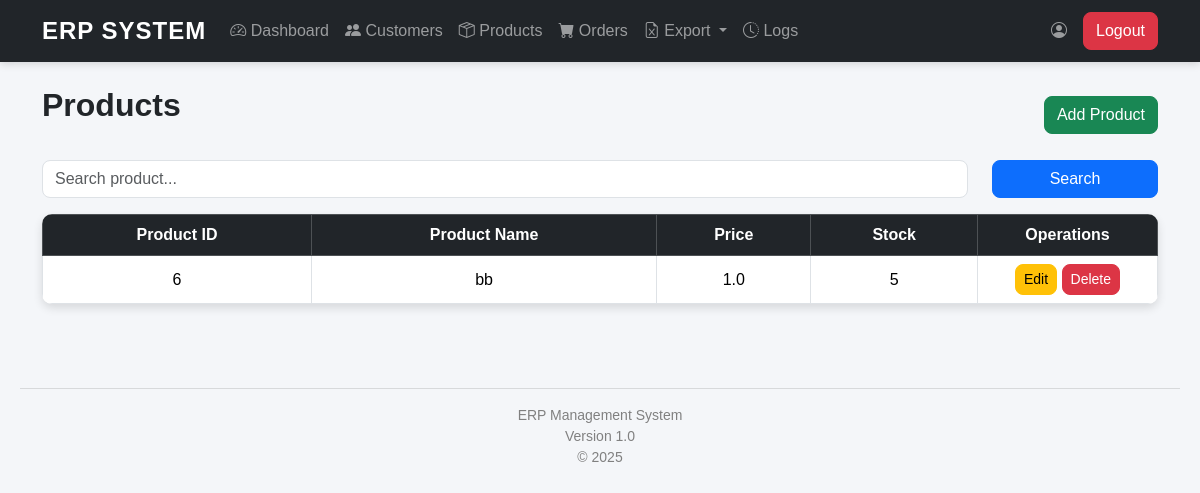
/products (signed in), run on the app's committed database.
### models/product.py (models this page shows, shortened)
class Product(db.Model):
    __tablename__ = "products"
    product_id = db.Column(
        db.Integer,
        primary_key=True
    )
    name = db.Column(
        db.String(100),
        nullable=False
    )
    price = db.Column(
        db.Float,
        nullable=False
    )
    stock = db.Column(
        db.Integer,
        default=0
    )
    orders = db.relationship(
        "Order",
        backref="product",
        lazy=True,
        cascade="all, delete"
    )

### routes/product_routes.py (the view)
@product_bp.route("/products")
def products():
    if "username" not in session:
        return redirect(
            url_for("auth.login")
        )
    keyword = request.args.get(
        "search",
        ""
    ).strip()
    if keyword:
        product_list = product_service.search_product(
            keyword
        )
    else:
        product_list = product_service.get_all_products()
    return render_template(
        "products/products.html",
        products=product_list,
        keyword=keyword
    )

### repositories/product_repository.py (called while the page is built)
    def get_all_products(self):
        return Product.query.order_by(
            Product.product_id
        ).all()

### services/product_service.py (called while the page is built)
    def get_all_products(self):
        return self.repository.get_all_products()

### templates/products/products.html
{% extends "base.html" %}
{% block content %}
<div class="d-flex justify-content-between align-items-center mb-3">
    <h2>Products</h2>
    <a href="/products/add" class="btn btn-success">
        Add Product
    </a>
</div>
<form method="GET" class="row mb-3">
    <div class="col-md-10">
        <input
            type="text"
            name="search"
            class="form-control"
            placeholder="Search product..."
            value="{{ keyword }}">
    </div>
    <div class="col-md-2">
        <button
            type="submit"
            class="btn btn-primary w-100">
            Search
        </button>
    </div>
</form>
<table class="table table-bordered table-hover shadow">
    <thead class="table-dark">
        <tr>
            <th>Product ID</th>
            <th>Product Name</th>
            <th>Price</th>
            <th>Stock</th>
            <th width="180">Operations</th>
        </tr>
    </thead>
    <tbody>
    {% for product in products %}
        <tr>
            <td>{{ product.product_id }}</td>
            <td>{{ product.name }}</td>
            <td>{{ product.price }}</td>
            <td>{{ product.stock }}</td>
            <td>
                <a
                    href="/products/edit/{{ product.product_id }}"
                    class="btn btn-warning btn-sm">
                    Edit
                </a>
                <a
                    href="/products/delete/{{ product.product_id }}"
                    class="btn btn-danger btn-sm"
                    onclick="return confirm('Are you sure you want to delete this product?');">
                    Delete
                </a>
            </td>
        </tr>
    {% else %}
        <tr>
            <td colspan="5" class="text-center">
                No products found.
            </td>
        </tr>
    {% endfor %}
    </tbody>
</table>
{% endblock %}

### static/css/style.css (style rules this page uses)
body { background-color: #f4f6f9; font-family: Arial, Helvetica, sans-serif; }
.table { background: white; border-radius: 10px; overflow: hidden; }
.table th { text-align: center; vertical-align: middle; }
.table td { text-align: center; vertical-align: middle; }
.btn { border-radius: 8px; transition: 0.3s; }
.form-control { border-radius: 8px; }
h2 { font-weight: bold; margin-bottom: 20px; }
.shadow { box-shadow: 0 4px 10px rgba(0,0,0,.12) !important; }

### data on the page
Product: product_id "6", name "bb", price "1.0", stock "5"
